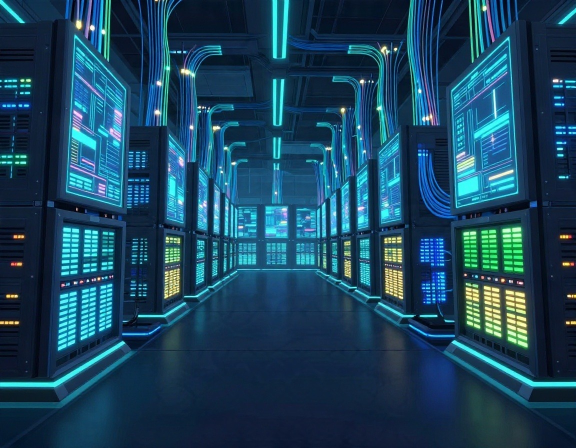
#> input picture assets/stages/source/01-centro-de-dados.jpg, 1152 x 896 px, given in place of 06-fabrica-de-bugs.jpg, which was not available (shown at 1/2 size)
$ python remake-bad-stages.py ../assets/stages/source/01-centro-de-dados.jpg
#> lines starting #> are read from the running program, lines starting #| are printed output that depends on the picture; after the words box and inside, x2 and y2 are one past the last pixel; in counts of white or black regions, pixels touching at a corner belong together; pictures that were not available may be replaced by others from this repository, and a replacement may not be noted
#!/usr/bin/env python3
"""Refaz os piores classicos animados (06, 08, 09) no padrao dos mapas bons:

- base = JPG de alta qualidade em assets/stages/source/<id>.jpg (arte densa,
  gerada por IA, 1152x896 -> crop 16:9 -> 960x540)
- animacao SOMENTE em cima da arte: pulso em pixels ja luminosos (luzes/neon/
  telas), vapor subindo, faiscas, nuvens mexendo leve — igual animate-maps.py.
  O chao e a arte permanecem intactos (nao reconstrui nada).
- saida: assets/stages/<id>.png folha 6x4 de 960x540, 24 frames, loop perfeito.

Uso: python3 tools/remake-bad-stages.py [id...]
"""
import math
import sys
import zlib
from pathlib import Path

import numpy as np
from PIL import Image, ImageFilter

ROOT = Path(__file__).resolve().parent.parent
SRC = ROOT / 'assets/stages/source'
OUT = ROOT / 'assets/stages'
FW, FH, COLS, ROWS, N = 960, 540, 6, 4, 24

IDS = ['06-fabrica-de-bugs', '08-startup-3am', '09-deploy-nas-nuvens']

CFG = {
    '06-fabrica-de-bugs': dict(glow=0.55, flicker=0.5, rise=0.8, sparks=60, tint=(255, 176, 59)),
    '08-startup-3am': dict(glow=0.4, flicker=0.25, rise=0.45, sparks=0, tint=(255, 195, 107)),
    '09-deploy-nas-nuvens': dict(glow=0.3, flicker=0.15, drift=2.0, sparks=26, tint=(255, 210, 140)),
}


def load_base(mid):
#> called with mid = '06-fabrica-de-bugs'
    im = Image.open(SRC / f'{mid}.jpg').convert('RGB')
#> im is the input picture: PIL image 1152x896 RGB; mean R, G, B 26.4, 68.3, 93.2
    w, h = im.size
#> w = 1152; h = 896
    nh = int(w * 9 / 16)
#> nh = 648
    top = max(0, (h - nh) // 2)
#> top = 124
    return im.crop((0, top, w, top + nh)).resize((FW, FH), Image.LANCZOS)


def smooth_noise(seed, w, h, cell=30):
    rng = np.random.default_rng(seed)
    g = rng.random((h // cell + 2, w // cell + 2)).astype(np.float32)
    return np.asarray(Image.fromarray((g * 255).astype(np.uint8)).resize((w, h), Image.BICUBIC), dtype=np.float32) / 255.0


def light_mask(arr):
    """Pixels ja luminosos e saturados da arte (luzes, neon, telas, fogo)."""
    hsv = np.asarray(Image.fromarray(arr.astype(np.uint8)).convert('HSV'), dtype=np.float32) / 255.0
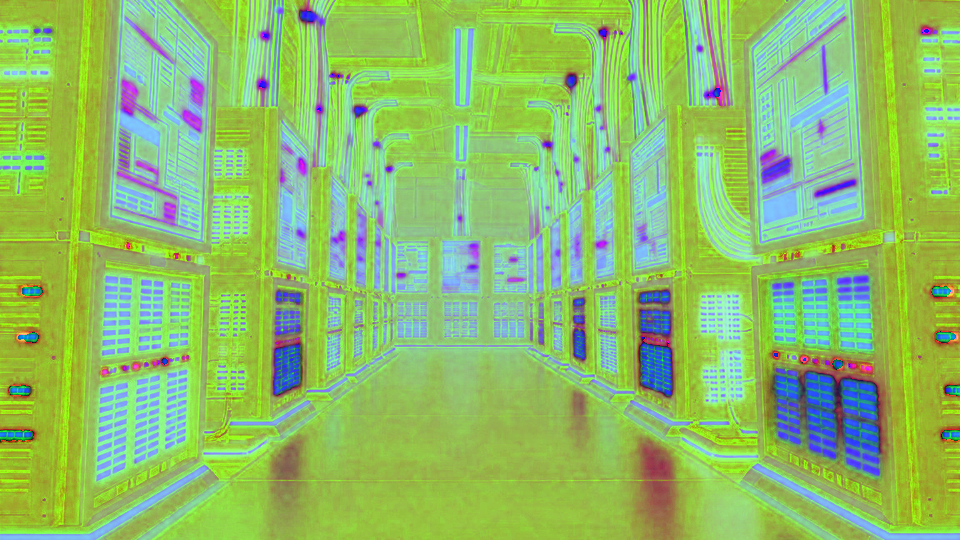
#> hsv: shape (540, 960, 3) float32; mean of channels 0, 1, 2 0.56, 0.745, 0.41; drawn as R, G, B
    m = ((hsv[..., 2] > 0.6) & (hsv[..., 1] > 0.25)).astype(np.uint8) * 255
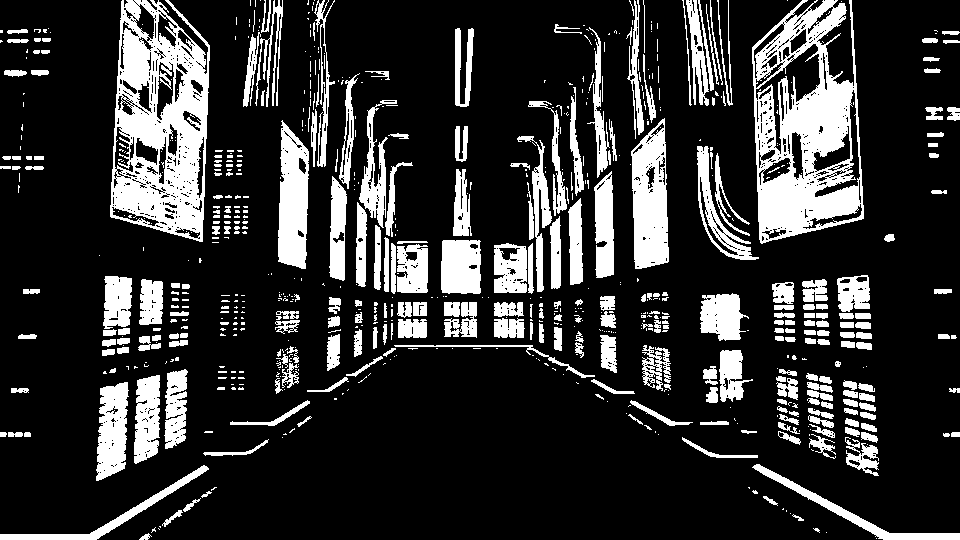
#> m: shape (540, 960); 19.8% white; 745 white regions (464 under 20 px), largest, box (x1, y1, x2, y2) and area: (752, 0, 864, 244) 14744, (110, 0, 210, 242) 14533, (631, 118, 669, 269) 4189
    return np.asarray(Image.fromarray(m).filter(ImageFilter.MaxFilter(5)).filter(ImageFilter.GaussianBlur(3)), dtype=np.float32) / 255.0
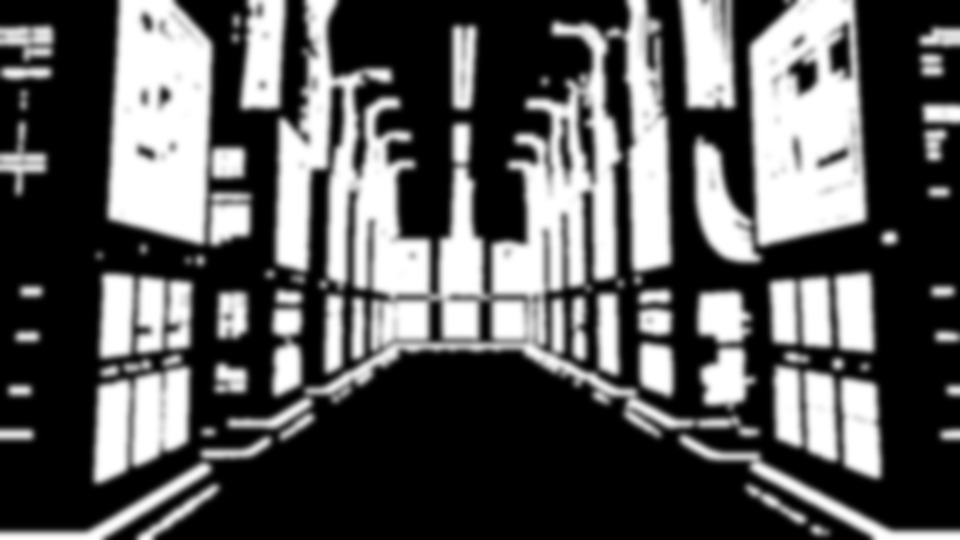
#> returned value: shape (540, 960) float32; min 0, max 1, mean 0.347


def build(mid):
    cfg = CFG[mid]
    base = np.asarray(load_base(mid), dtype=np.float32)
    mask = light_mask(base)
    phase = smooth_noise(zlib.crc32(mid.encode()), FW, FH, cell=36) * 2 * math.pi
    phase2 = smooth_noise(zlib.crc32(mid.encode()) ^ 77, FW, FH, cell=16) * 2 * math.pi
    rng = np.random.default_rng(zlib.crc32(mid.encode()) ^ 0xbeef)
    # vapor subindo (fabrica/escritorio) ou faiscas (fogo/ceu)
    wisps = []
    if cfg.get('rise'):
        for _ in range(int(30 * cfg['rise'])):
            wisps.append(dict(x=float(rng.random() * FW), y=float(FH * 0.45 + rng.random() * FH * 0.5),
                              v=0.35 + rng.random() * 0.8, r=7 + rng.random() * 24, ph=float(rng.random() * N)))
    sparks = []
    if cfg.get('sparks'):
        cols = [(255, 190, 90), (255, 230, 160), (255, 140, 50)] if mid != '09-deploy-nas-nuvens' else [(255, 255, 255), (255, 220, 160)]
        for _ in range(cfg['sparks']):
            sparks.append(dict(x=float(rng.random() * FW), y=float(rng.random() * FH),
                               v=float(0.8 + rng.random() * 2.2), ln=float(4 + rng.random() * 14),
                               w=1 + int(rng.random() * 2), c=cols[int(rng.random() * len(cols))], ph=float(rng.random() * N)))
    drift = cfg.get('drift', 0.0)

    sheet = Image.new('RGBA', (FW * COLS, FH * ROWS))
#> sheet: PIL image 5760x2160 RGBA; every value is 0
    for f in range(N):
        t = f / N
        a = base.copy()
        # pulso nas luzes da propria arte (fase espacial -> cada luz pisca em hora diferente)
        g = cfg['glow'] * (0.5 + 0.5 * np.sin(2 * math.pi * (t * 2 + phase)))
        a += mask[..., None] * 62.0 * g[..., None]
        if cfg.get('flicker'):
            fl = np.sin(2 * math.pi * (t * 5 + phase2)) * cfg['flicker']
            a += mask[..., None] * 55.0 * np.clip(fl, -1, 1)[..., None]
        img = Image.fromarray(np.clip(a, 0, 255).astype(np.uint8))
        from PIL import ImageDraw
        d = ImageDraw.Draw(img)
        for p in sparks:
            y = (p['y'] + p['v'] * f * 0.9) % (FH + 24) - 12 if mid != '09-deploy-nas-nuvens' else (p['y'] - p['v'] * f * 0.5) % (FH + 24) - 12
            x = p['x'] + math.sin(2 * math.pi * (t + p['ph'] / N)) * 4 + (drift * math.sin(2 * math.pi * t) if drift else 0)
            alpha = 130 + 90 * math.sin(2 * math.pi * (t * 3 + p['ph']))
            d.line([(x, y), (x, y - p['ln'])], fill=(*p['c'], int(max(50, min(255, alpha)))), width=p['w'])
        for p in wisps:
            y = FH + 10 - ((p['y'] + p['v'] * f * 2.0) % 200)
            x = p['x'] + math.sin(2 * math.pi * (t + p['ph'] / N)) * 9
            r = p['r'] * (1 + 0.25 * math.sin(2 * math.pi * t + p['ph']))
            d.ellipse([x - r, y - r * 0.5, x + r, y + r * 0.5], fill=(235, 238, 245, 12))
        # leve "respiracao" de luz ambiente na cor do tema
        arr = np.asarray(img, dtype=np.float32)
        arr += np.array(cfg['tint'], dtype=np.float32)[None, None, :] * (0.015 + 0.02 * math.sin(2 * math.pi * t))
        frame = Image.fromarray(np.clip(arr, 0, 255).astype(np.uint8)).convert('RGBA')
        sheet.paste(frame, ((f % COLS) * FW, (f // COLS) * FH))
#> this loop made 24 passes
#> pass 1, in build, `a += mask[..., None] * 55.0 * np.clip(fl, -1, 1)[..., None]`:
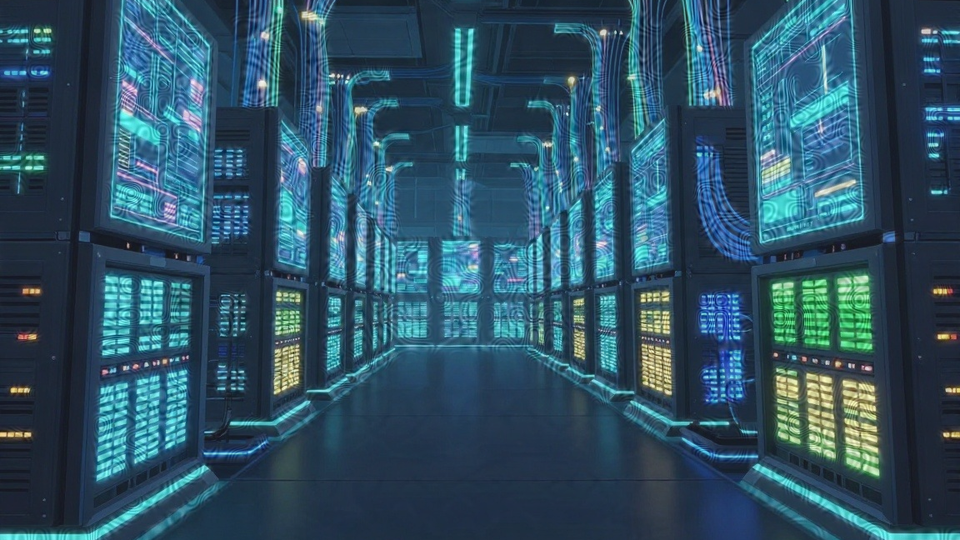
#> a: shape (540, 960, 3) float32; mean of channels 0, 1, 2 35.8, 82.4, 107.6; drawn with min black and max white
#> after the loop:
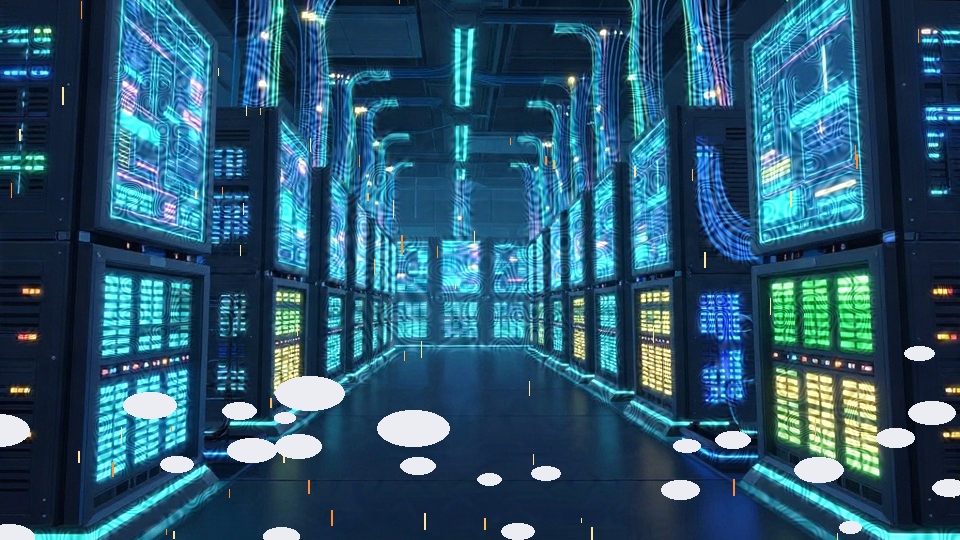
#> arr: shape (540, 960, 3) float32; mean of channels 0, 1, 2 45.1, 88.9, 112.2; drawn with min black and max white
#> after the loop:
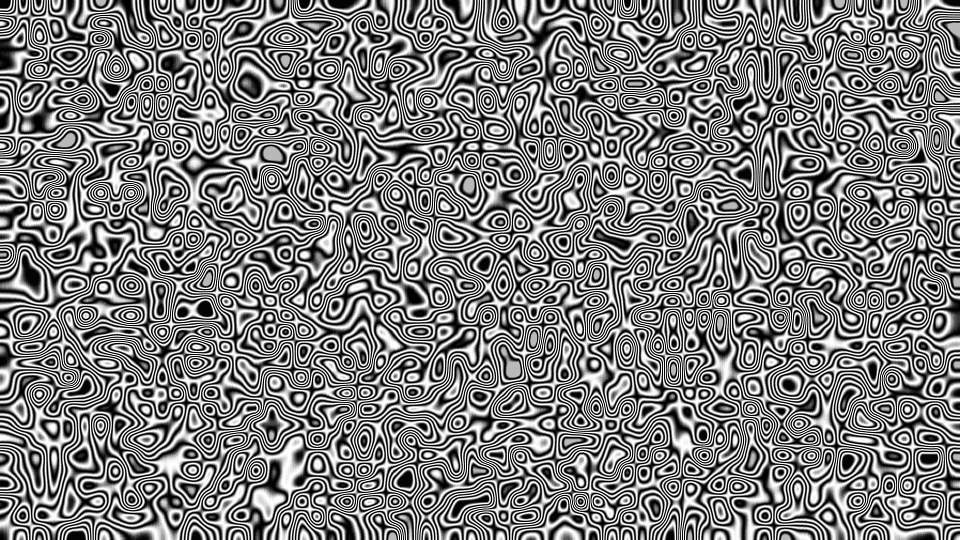
#> fl: shape (540, 960) float32; min -0.5, max 0.5, mean -0.0021; drawn with min black and max white
#> after the loop:
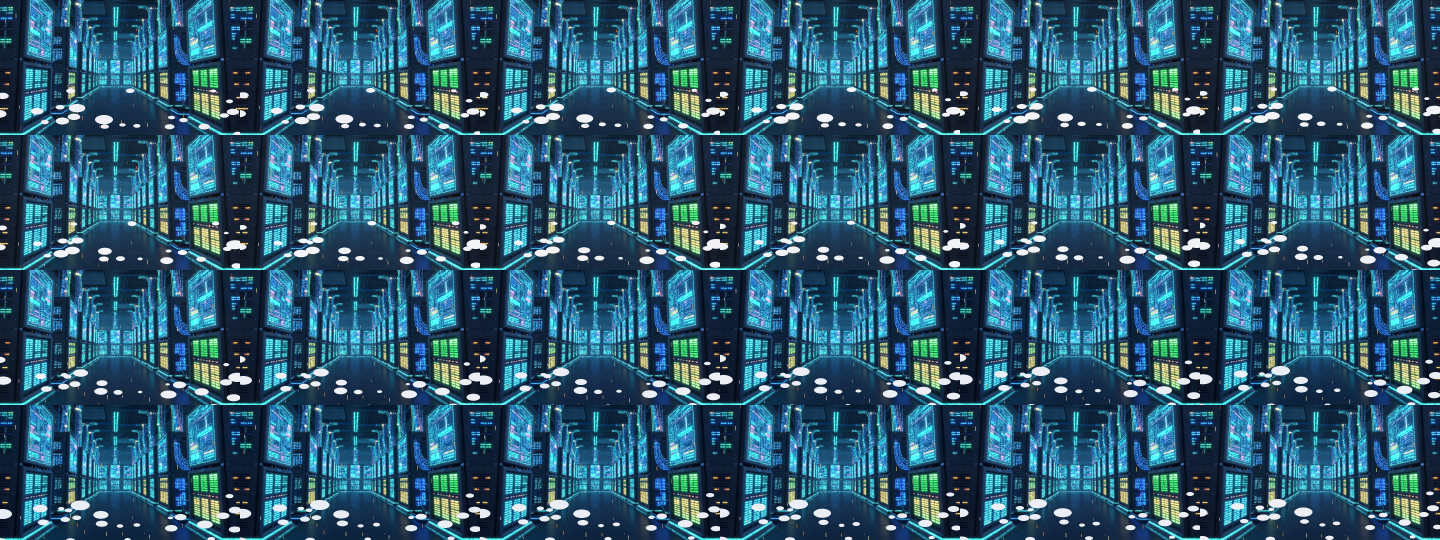
#> sheet: PIL image 5760x2160 RGBA (shown at 1/4 size); mean R, G, B, A 45.9, 89.5, 112.2, 255
    return sheet


def main():
    todo = [a for a in sys.argv[1:] if a in IDS] or IDS
    for mid in todo:
        sheet = build(mid)
        out = OUT / f'{mid}.png'
        sheet.save(out, optimize=True)
#> (the run stopped early here; a loop or call above may not have finished)
